Frame 1 (no input): blank canvas, image omitted
Frame 60 (no input): blank canvas, image omitted
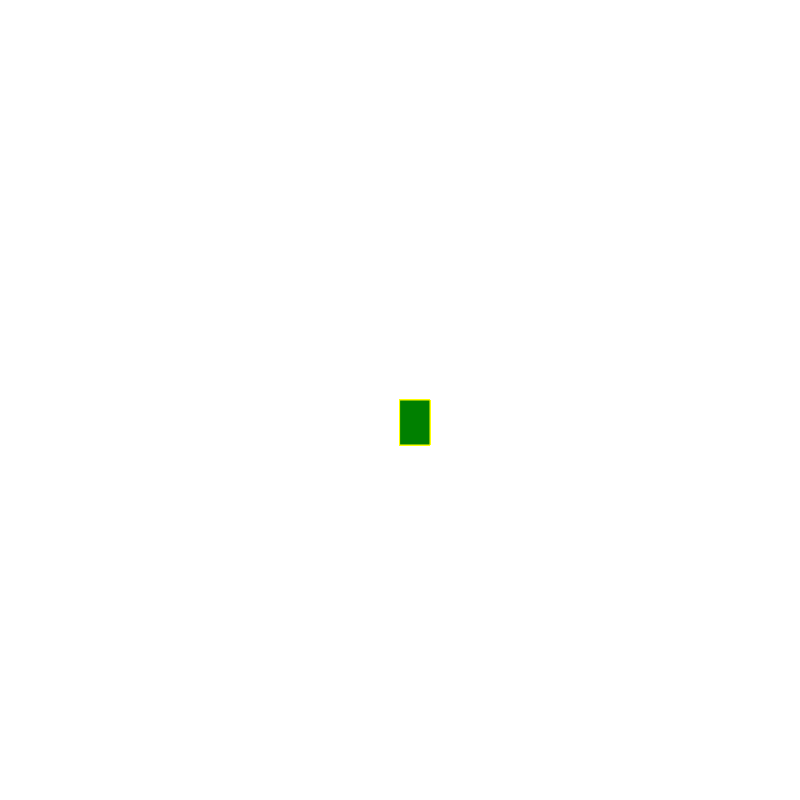
Frame 120 (the mouse pressed at the canvas centre since frame 60)

The p5.js sketch whose frames 1 and 60 were blank and that drew this single picture after the mouse press (run headless with seeded random() and noise() and a simulated clock; from frame 60 on, the mouse is pressed at the canvas centre):

// p5.js sketch
// ── sketch.js
function setup() {
  createCanvas(800, 800);
  background("white")

  
}

function draw() {


  stroke("yellow");
  fill("green");

  // console.log(mouseIsPressed)

  if (mouseIsPressed) {
    rect(mouseX, mouseY, 30, 45);
  }
}
